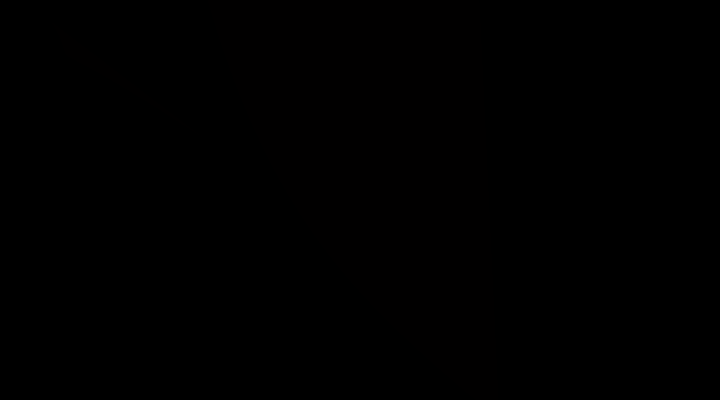
Frame 1 (no input)
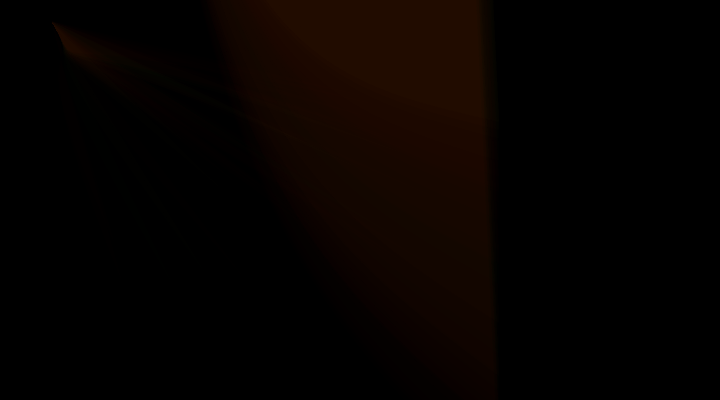
Frame 60 (no input)
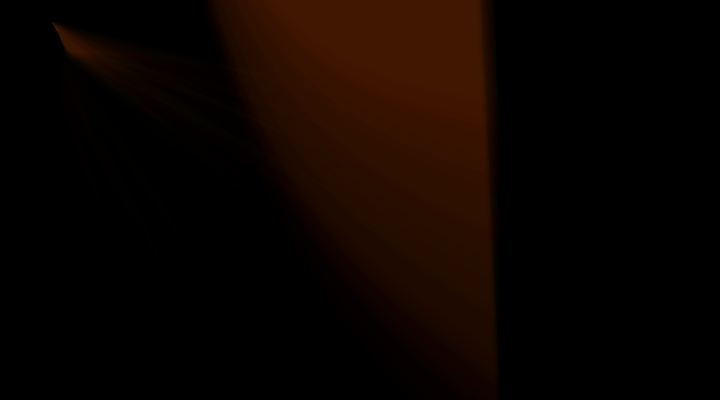
Frame 120 (the mouse pressed at the canvas centre since frame 60)

The p5.js sketch that drew these frames (run headless with seeded random() and noise() and a simulated clock; from frame 60 on, the mouse is pressed at the canvas centre):

// p5.js sketch
// ── sketch.js
function setup() {
  createCanvas(720, 400);
  background(0);
  noStroke();
}

function draw() {
  fill(color(random(255),random(150),random(80), 1));
  bezier(random(500, 500), random(100, 500), 10, 10, 40, 40, 50, -9000);
  bezier(random(100, 500), random(100, 300), 10, 10, 90, 90, 50, 20);
}

// ── style.css
body   {
    padding: 0;
    margin-left: 350px;
    margin-top:  0px;
}

h1   {
    font-family: cursive;
    font-size:  34pt;
    margin-left: 250px;
}
